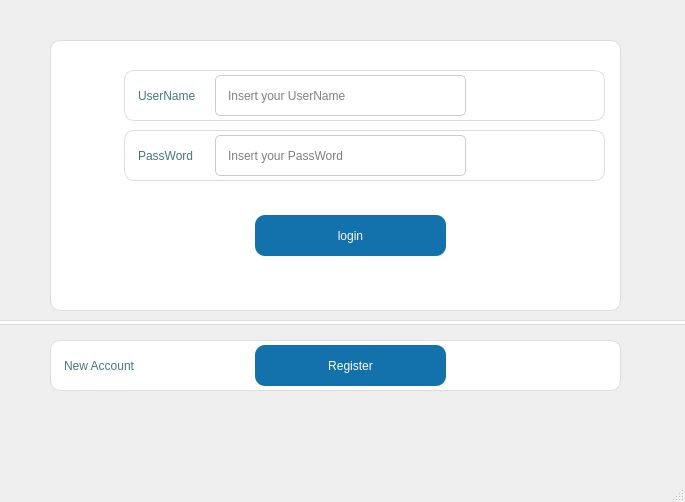
<?xml version="1.0" encoding="UTF-8"?>
<ui version="4.0">
 <class>MainWindow</class>
 <widget class="QMainWindow" name="MainWindow">
  <property name="geometry">
   <rect>
    <x>0</x>
    <y>0</y>
    <width>685</width>
    <height>502</height>
   </rect>
  </property>
  <property name="windowTitle">
   <string>MainWindow</string>
  </property>
  <widget class="QWidget" name="centralwidget">
   <widget class="QWidget" name="widget" native="true">
    <property name="geometry">
     <rect>
      <x>0</x>
      <y>0</y>
      <width>1111</width>
      <height>721</height>
     </rect>
    </property>
    <property name="styleSheet">
     <string notr="true">
QPushButton {
    color: white;
    border-radius: 10px;
	font: 500 9pt &quot;Quicksand Medium&quot;;
    background-color: blue;
    border: none;
    padding: 10px;
    margin: 5px;
}

QPushButton:hover {
    background-color: #5A819F;
}

QLineEdit {
    border: 1px solid #CCCCCC;
    border-radius: 5px;
    padding: 10px;
    color: rgb(255, 195, 99);

font: 500 9pt &quot;Quicksand Medium&quot;;
   	color: black;
    margin: 5px;
}

QLabel {
    color: #447781;
font: 500 9pt &quot;Quicksand Medium&quot;;
}

QFrame {
    border-radius: 10px;
    background-color: #FFFFFF;
    border: 1px solid #DDDDDD;
    padding: 10px;
}
</string>
    </property>
    <widget class="QFrame" name="frame_2">
     <property name="geometry">
      <rect>
       <x>50</x>
       <y>40</y>
       <width>571</width>
       <height>271</height>
      </rect>
     </property>
     <property name="frameShape">
      <enum>QFrame::Shape::StyledPanel</enum>
     </property>
     <property name="frameShadow">
      <enum>QFrame::Shadow::Raised</enum>
     </property>
     <widget class="QPushButton" name="pushButton">
      <property name="geometry">
       <rect>
        <x>200</x>
        <y>170</y>
        <width>201</width>
        <height>51</height>
       </rect>
      </property>
      <property name="styleSheet">
       <string notr="true">background-color: rgb(19, 113, 172);</string>
      </property>
      <property name="text">
       <string>login</string>
      </property>
      <property name="flat">
       <bool>false</bool>
      </property>
     </widget>
     <widget class="QLineEdit" name="lineEdit">
      <property name="geometry">
       <rect>
        <x>160</x>
        <y>90</y>
        <width>261</width>
        <height>51</height>
       </rect>
      </property>
      <property name="sizePolicy">
       <sizepolicy hsizetype="Expanding" vsizetype="Minimum">
        <horstretch>0</horstretch>
        <verstretch>0</verstretch>
       </sizepolicy>
      </property>
      <property name="minimumSize">
       <size>
        <width>200</width>
        <height>40</height>
       </size>
      </property>
      <property name="styleSheet">
       <string notr="true"/>
      </property>
      <property name="placeholderText">
       <string>Insert your PassWord</string>
      </property>
     </widget>
     <widget class="QLabel" name="label">
      <property name="geometry">
       <rect>
        <x>74</x>
        <y>90</y>
        <width>481</width>
        <height>51</height>
       </rect>
      </property>
      <property name="styleSheet">
       <string notr="true"/>
      </property>
      <property name="text">
       <string>PassWord</string>
      </property>
     </widget>
     <widget class="QLineEdit" name="lineEdit_2">
      <property name="geometry">
       <rect>
        <x>160</x>
        <y>30</y>
        <width>261</width>
        <height>51</height>
       </rect>
      </property>
      <property name="minimumSize">
       <size>
        <width>200</width>
        <height>40</height>
       </size>
      </property>
      <property name="styleSheet">
       <string notr="true"/>
      </property>
      <property name="placeholderText">
       <string>Insert your UserName</string>
      </property>
     </widget>
     <widget class="QLabel" name="label_2">
      <property name="geometry">
       <rect>
        <x>74</x>
        <y>30</y>
        <width>481</width>
        <height>51</height>
       </rect>
      </property>
      <property name="styleSheet">
       <string notr="true"/>
      </property>
      <property name="text">
       <string>UserName</string>
      </property>
     </widget>
     <zorder>label_2</zorder>
     <zorder>label</zorder>
     <zorder>pushButton</zorder>
     <zorder>lineEdit</zorder>
     <zorder>lineEdit_2</zorder>
    </widget>
    <widget class="QLabel" name="label_3">
     <property name="geometry">
      <rect>
       <x>50</x>
       <y>340</y>
       <width>571</width>
       <height>51</height>
      </rect>
     </property>
     <property name="styleSheet">
      <string notr="true"/>
     </property>
     <property name="text">
      <string>New Account</string>
     </property>
    </widget>
    <widget class="QPushButton" name="register_button">
     <property name="geometry">
      <rect>
       <x>250</x>
       <y>340</y>
       <width>201</width>
       <height>51</height>
      </rect>
     </property>
     <property name="styleSheet">
      <string notr="true">background-color: rgb(19, 113, 172);</string>
     </property>
     <property name="text">
      <string>Register</string>
     </property>
    </widget>
    <widget class="QFrame" name="line">
     <property name="geometry">
      <rect>
       <x>-20</x>
       <y>320</y>
       <width>1101</width>
       <height>5</height>
      </rect>
     </property>
     <property name="frameShape">
      <enum>QFrame::Shape::HLine</enum>
     </property>
     <property name="frameShadow">
      <enum>QFrame::Shadow::Sunken</enum>
     </property>
    </widget>
   </widget>
  </widget>
  <widget class="QStatusBar" name="statusbar"/>
 </widget>
 <resources/>
 <connections/>
</ui>
